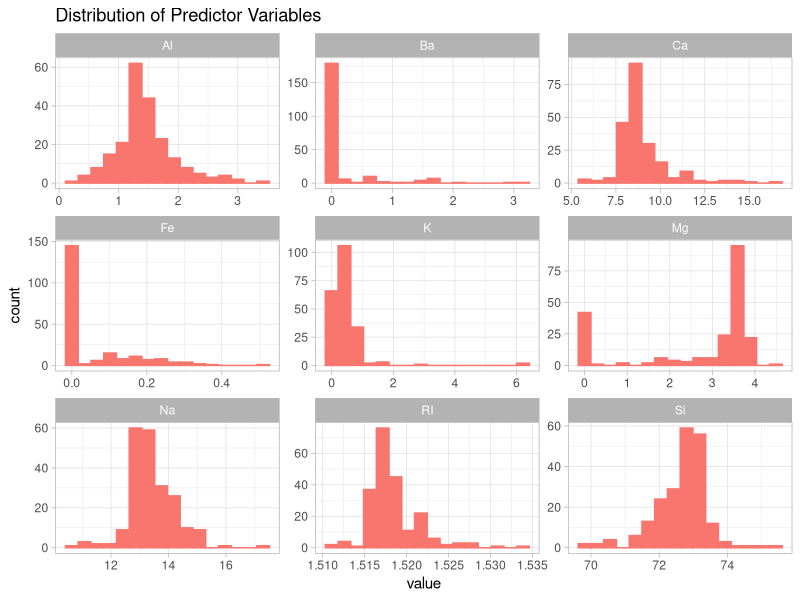
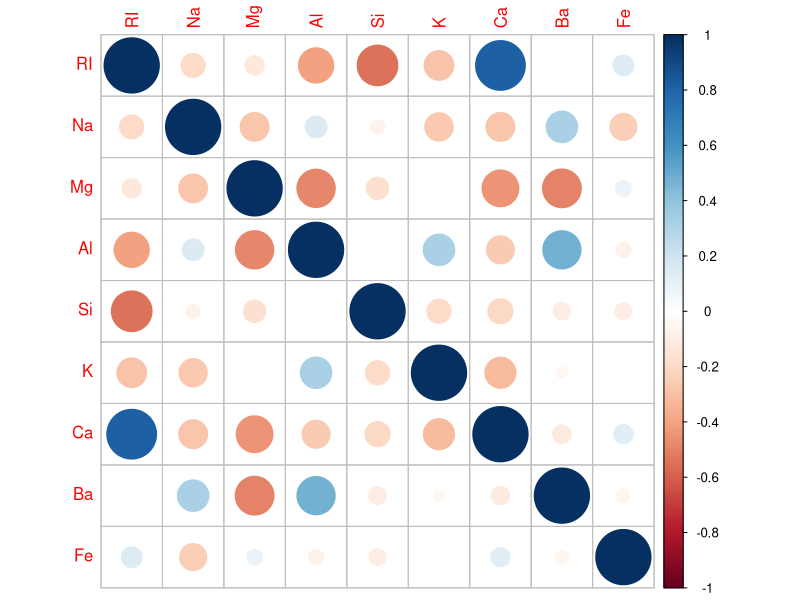

These charts were generated, in order, by the following R code:
## ---- chunk 1
knitr::opts_chunk$set(echo = TRUE)
library(corrplot)
library(caret)
library(tidyr)
library(dplyr)
library(mice)
library(kableExtra)
library(mlbench)
## ---- chunk 2
data(Glass)
str(Glass)
## ---- chunk 3
# Make a copy of the Glass dataset and remove the categorical variable - "Type".
glassCopy <- subset(Glass, select = -Type) 

# Plot the predictor variables distribution.
glassCopy %>%
  gather() %>% 
  ggplot(aes(value, color = 'red', fill = 'brown')) +
  facet_wrap(~ key, scales = 'free') +
  geom_histogram(bins = 16) +
  theme_light() +
  theme(legend.position = 'none') +
  ggtitle('Distribution of Predictor Variables')
## ---- chunk 4

# Create a correlation matrix of the predictor variables.
corrplot(cor(glassCopy))
## ---- chunk 5
data(Soybean)
str(Soybean)
## ---- chunk 6
nearZeroVar(Soybean, saveMetrics = TRUE) %>%
  kable(caption = 'Variables Near Zero Variance Status Report') %>%
  kable_styling()
## ---- chunk 7
# Search for degenerate distributions in the Soybean dataset.
degenerateDistributions <- nearZeroVar(Soybean)
colnames(Soybean)[degenerateDistributions]
## ---- chunk 8
# Print out a table of missing values by column (sorted in descending order).
missingValuesOrdered <- order(-colSums(is.na(Soybean)))

kable(colSums(is.na(Soybean))[missingValuesOrdered], caption = 'Missing Values By Column') %>%
    kable_styling(bootstrap_options = c('striped', 'hover', 'condensed', 'responsive')) %>% 
    scroll_box(width = '100%', height = '600px')
## ---- chunk 9
# Print a table containing a count of missing values by class.
classesMissingValues <- Soybean %>%
  mutate(nul = rowSums(is.na(Soybean))) %>%
  group_by(Class) %>%
  summarize(missing = sum(nul)) %>%
  filter(missing != 0)

kable(classesMissingValues, caption = 'Missing Values By Class') %>%
      kable_styling(bootstrap_options = c('striped', 'hover', 'condensed', 'responsive')) %>% 
      scroll_box(width = '100%')
## ---- chunk 10
#' mice_imputation - Mice Imputation.
#'
#' Given a dataset, runs the MICE algorithm on the dataset
#' to impute both numerical and categorical missing values.
#'
#' @param dataframe A dataframe on which to run the MICE algorithm.
#'
#' @return The passed dataset with missing values imputed to complete values.
#'
mice_imputation <- function(dataframe) {
  imputation <- mice(dataframe, m = 1, method = 'cart', printFlag = FALSE)
  imputed <- mice::complete(imputation)
}
## ---- chunk 11
# Check for empty values prior to imputing the data.
sapply(Soybean, function(x) sum(is.na(x))) %>% sort(decreasing = TRUE) %>% kable(caption = 'Missing Values Count Before Imputation') %>% kable_styling()

# Check for empty values once again after running the MICE imputation on the data.
sapply(mice_imputation(Soybean), function(x) sum(is.na(x))) %>% sort(decreasing = TRUE) %>% kable(caption = 'Missing Values Count After Imputation') %>% kable_styling()
